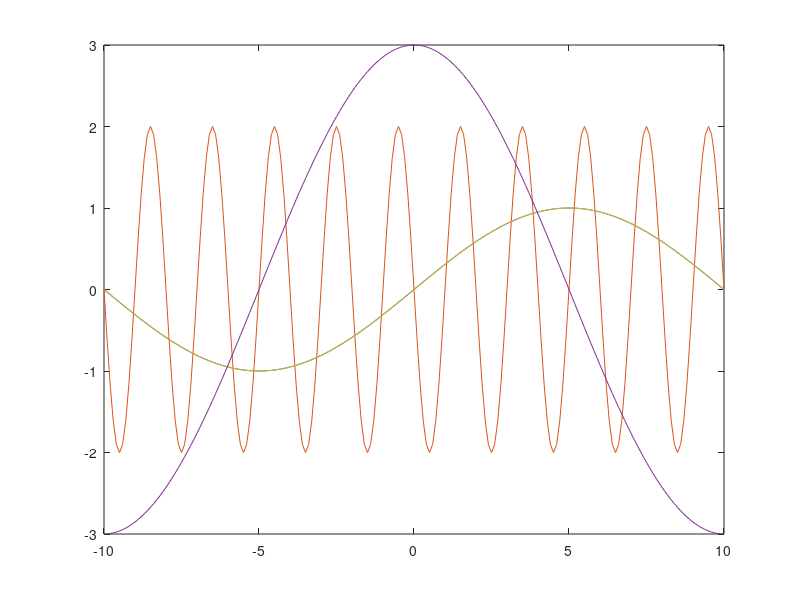

The MATLAB script that drew this image:
%% set up a series of X points to compute sinusoid value "samples"
L = 10;
x = -L:0.1:L;
%% define parallel arrays for frequencies, amplitides and phases
omega = 2*pi/(2*L)*[1 10 1 1];
amp = [1 2 1 3];
phs = 2*pi*[0 1/2 0 1/4];
%% calculate the sinusoids themselves
N = length(omega); % the number of sinusoids
f = zeros( N, length(x) ); % a 2D array to hold them
for i = 1:N
f(i,:) = amp(i)*sin(omega(i)*x + phs(i));
%equation 1: hint use x, amp(i), omega(i) and phs(i)
end
%% visualise the sinusoids

plot(x, f);

